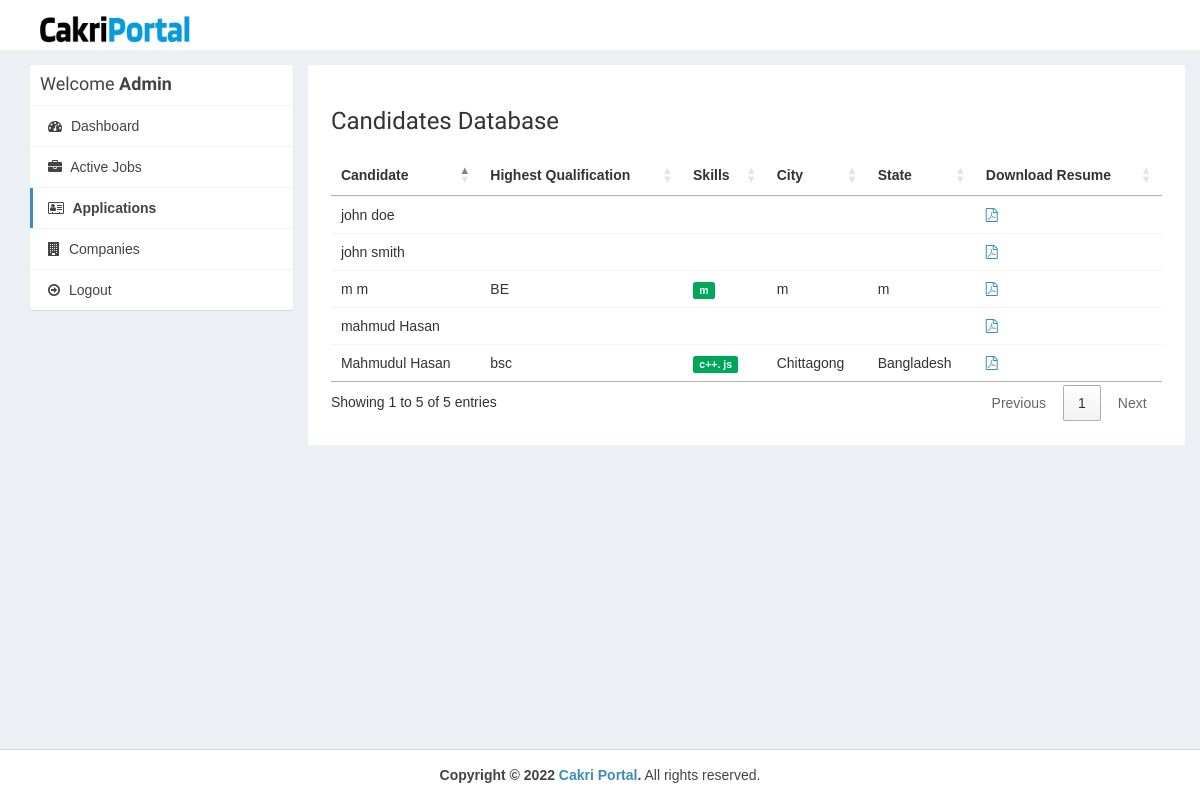
Page /admin/applications.php (signed in) on the committed database.
### tables this page shows
CREATE TABLE IF NOT EXISTS `users` (
  `id_user` int(11) NOT NULL AUTO_INCREMENT,
  `firstname` varchar(255) NOT NULL,
  `lastname` varchar(255) NOT NULL,
  `email` varchar(255) NOT NULL,
  `password` varchar(255) NOT NULL,
  `address` text,
  `city` varchar(255) DEFAULT NULL,
  `state` varchar(255) DEFAULT NULL,
  `contactno` varchar(255) DEFAULT NULL,
  `qualification` varchar(255) DEFAULT NULL,
  `stream` varchar(255) DEFAULT NULL,
  `passingyear` varchar(255) DEFAULT NULL,
  `dob` varchar(255) DEFAULT NULL,
  `age` varchar(255) DEFAULT NULL,
  `designation` varchar(255) DEFAULT NULL,
  `resume` varchar(255) DEFAULT NULL,
  `hash` varchar(255) DEFAULT NULL,
  `active` int(11) NOT NULL DEFAULT '1',
  `aboutme` text NOT NULL,
  `skills` text,
  PRIMARY KEY (`id_user`),
  UNIQUE KEY `email` (`email`)
);

### admin/applications.php (the view, shortened to what this page needs)
<?php
require_once("../db.php");
?>
<!DOCTYPE html>
<html>
<head>
    <link rel="stylesheet" href="https://cdnjs.cloudflare.com/ajax/libs/twitter-bootstrap/3.3.7/css/bootstrap.min.css">
    <link rel="stylesheet" href="https://cdnjs.cloudflare.com/ajax/libs/font-awesome/4.7.0/css/font-awesome.min.css">
    <link rel="stylesheet" href="https://cdnjs.cloudflare.com/ajax/libs/ionicons/2.0.1/css/ionicons.min.css">
    <link rel="stylesheet" href="https://cdn.datatables.net/1.10.15/css/jquery.dataTables.min.css">
    <link rel="stylesheet" href="../css/AdminLTE.min.css">
    <link rel="stylesheet" href="../css/_all-skins.min.css">
    <link rel="stylesheet" href="../css/custom.css">
</head>
<body class="hold-transition skin-green sidebar-mini">
    <div class="wrapper">
        <header class="main-header">
            <a href="index.php" class="logo logo-bg">
                <img class='cakri-logo' src="../img/CakriPortal.png" alt="">
            </a>
            <nav class="navbar navbar-static-top">
            </nav>
        </header>
        <div class="content-wrapper" style="margin-left: 0px;">
            <section id="candidates" class="content-header">
                <div class="container">
                    <div class="row">
                        <div class="col-md-3">
                            <div class="box box-solid">
                                <div class="box-header with-border">
                                    <h3 class="box-title">Welcome <b>Admin</b></h3>
                                </div>
                                <div class="box-body no-padding">
                                    <ul class="nav nav-pills nav-stacked">
                                        <li><a href="dashboard.php"><i class="fa fa-dashboard"></i> Dashboard</a></li>
                                        <li><a href="active-jobs.php"><i class="fa fa-briefcase"></i> Active Jobs</a>
                                        </li>
                                        <li class="active"><a href="applications.php"><i
                                                    class="fa fa-address-card-o"></i> Applications</a></li>
                                        <li><a href="companies.php"><i class="fa fa-building"></i> Companies</a></li>
                                        <li><a href="../logout.php"><i class="fa fa-arrow-circle-o-right"></i>
                                                Logout</a></li>
                                    </ul>
                                </div>
                            </div>
                        </div>
                        <div class="col-md-9 bg-white padding-2">
                            <h3>Candidates Database</h3>
                            <div class="row margin-top-20">
                                <div class="col-md-12">
                                    <div class="box-body table-responsive no-padding">
                                        <table id="example2" class="table table-hover">
                                            <thead>
                                                <th>Candidate</th>
                                                <th>Highest Qualification</th>
                                                <th>Skills</th>
                                                <th>City</th>
                                                <th>State</th>
                                                <th>Download Resume</th>
                                            </thead>
                                            <tbody>
                                                <?php
                        $sql = "SELECT * FROM users";
                        $result = $conn->query($sql);
                        if ($result->num_rows > 0) {
                          while ($row = $result->fetch_assoc()) {
                            $skills = $row['skills'];
                            $skills = explode(',', $skills);
                        ?>
                                                <tr>
                                                    <td><?php echo $row['firstname'] . ' ' . $row['lastname']; ?></td>
                                                    <td><?php echo $row['qualification']; ?></td>
                                                    <td>
                                                        <?php
                                foreach ($skills as $value) {
                                  echo ' <span class="label label-success">' . $value . '</span>';
                                }
                                ?>
                                                    </td>
                                                    <td><?php echo $row['city']; ?></td>
                                                    <td><?php echo $row['state']; ?></td>
                                                    <?php if ($row['resume'] != '') { ?>
                                                    <td><a href="../uploads/resume/<?php echo $row['resume']; ?>"
                                                            download="<?php echo $row['firstname'] . ' Resume'; ?>"><i
                                                                class="fa fa-file-pdf-o"></i></a></td>
                                                    <?php } else { ?>
                                                    <td>No Resume Uploaded</td>
                                                    <?php } ?>
                                                </tr>
                                                <?php
                          }
                        }
                        ?>
                                            </tbody>
                                        </table>
                                    </div>
                                </div>
                            </div>
                        </div>
                    </div>
                </div>
            </section>
        </div>
        <footer class="main-footer" style="margin-left: 0px;">
            <div class="text-center">
                <strong>Copyright &copy; 2022 <a href="index.php">Cakri Portal</a>.</strong> All rights
                reserved.
            </div>
        </footer>
    </div>
</body>
</html>

### css/custom.css (style rules this page uses)
.logo-bg { background-color: #ffffff !important; }
.margin-top-20 { margin-top: 20px; }
.padding-2 { padding: 2%; }
.bg-white { background-color: #fff; }

### rows in the picture
users: firstname "m", lastname "m", qualification "BE", skills "m", city "m", state "m"
users: firstname "mahmud", lastname "Hasan"
users: firstname "john", lastname "smith"
users: firstname "Mahmudul", lastname "Hasan", qualification "bsc", skills "c++. js", city "Chittagong", state "Bangladesh"
users: firstname "john", lastname "doe"
